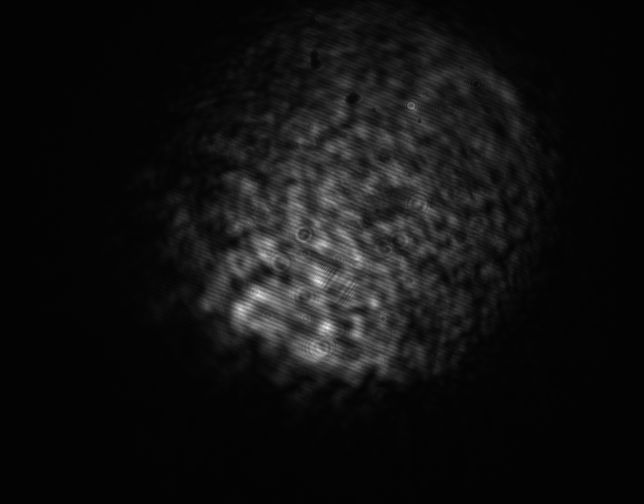
#> input picture examples/beam_profile/DeviceData_#001.png, 1288 x 1008 px (shown at 1/2 size)
$ jupyter execute --allow-errors 'R2 transition EQL testing trajectories.ipynb'   (shell and % lines are left out)
#> lines starting #> are read from the running program, lines starting #| are printed output that depends on the picture; after the words box and inside, x2 and y2 are one past the last pixel; in counts of white or black regions, pixels touching at a corner belong together
[cell 1]
from pathlib import Path
import pickle

import numpy as np
from scipy import constants as cst

import matplotlib.pyplot as plt
import tqdm

from centrex_tlf import states, hamiltonian, transitions, couplings, lindblad, utils
from centrex_tlf_julia_extension import lindblad_julia

[cell 2]
plt.rcParams.update({"font.size": 14})

[cell 3]
cwd = Path().cwd()

# Setting up the system

#> (a cell that did not finish here is left out)

#> (a cell that did not finish here is left out)

#> (a cell that did not finish here is left out)

#> (a cell that did not finish here is left out)

#> (a cell that did not finish here is left out)

[cell 9]
from copy import deepcopy

#> (the rest of this cell did not finish here and is left out)

#> (a cell that did not finish here is left out)

#> (a cell that did not finish here is left out)

## Detection Laser Beam Profile

[cell 12]
# Reading the file and extracting the data lines, skipping headers
file_path = "beam-profile.txt"
#> (the rest of this cell did not finish here and is left out)

### Read data from thorlabs beam profiler

[cell 13]
from PIL import Image
file_path = "beam_profile/DeviceData_#001.png"
# Open the image file
image = Image.open(file_path)
#> image is the input picture: PIL image 1288x1008 RGB; min 1, max 255, mean 16.9

# Convert the image to grayscale (optional, if you need a 2D array)
image = image.convert('L')
#> image: PIL image 1288x1008 L
# Convert the image to a NumPy array
image_array = np.array(image)
image_array = image_array[::-1, :]

# Plotting the 2D sensor data using a heatmap
plt.figure(figsize=(10, 8))
plt.imshow(image_array, cmap='viridis', origin='lower')
plt.colorbar(label='Thorlabs Beam Profiler')
plt.title('2D Plot of Sensor Data')
plt.xlabel('Pixel X Index')
plt.ylabel('Pixel Y Index')
plt.show()
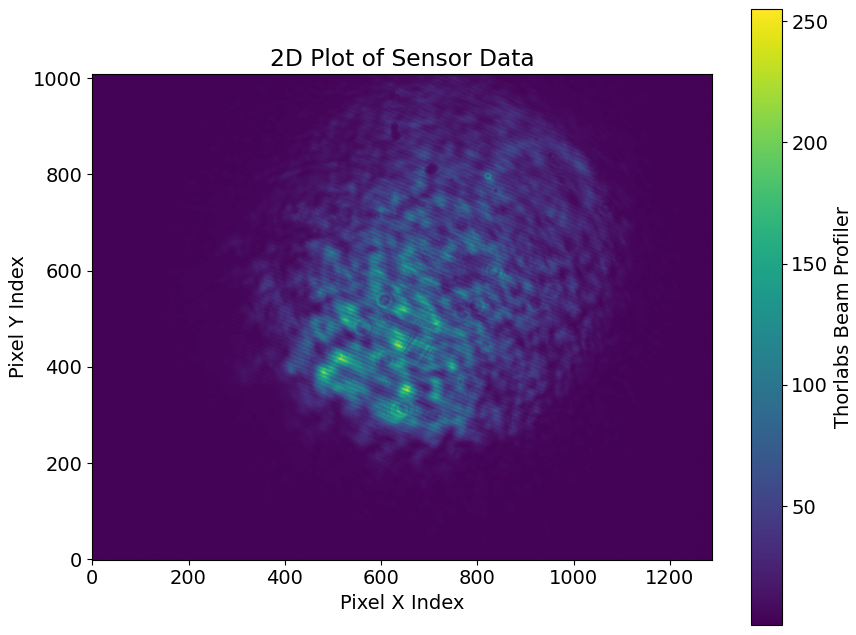
#> figure drawn by matplotlib, 2 panels

[cell 14]
import cv2
import numpy as np
from scipy.optimize import curve_fit
sensor_array = image_array
# Converting the array to uint8 format needed for OpenCV
image = (sensor_array).astype(np.uint8)

# Apply thresholding to create a binary mask of the non-zero data
_, thresholded = cv2.threshold(image, 60, 255, cv2.THRESH_BINARY)
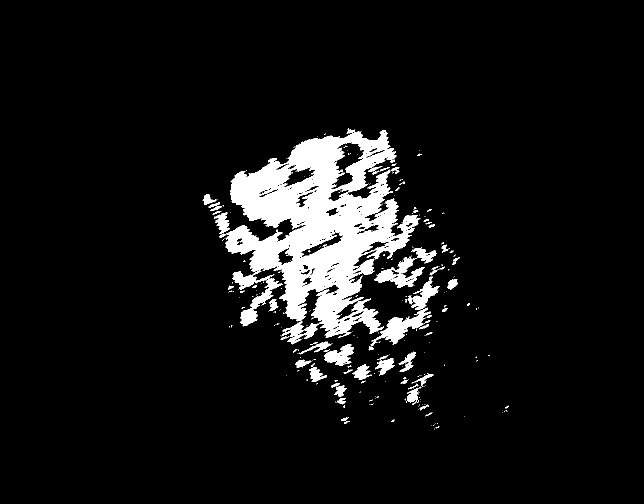
#> thresholded: shape (1008, 1288) (shown at 1/2 size); 7.4% white; 335 white regions (266 under 20 px)

# Find contours of the thresholded image to locate the non-zero areas
contours, _ = cv2.findContours(thresholded, cv2.RETR_EXTERNAL, cv2.CHAIN_APPROX_SIMPLE)
#> contours = 313 contours, 261 with area under 20; largest, box (x1, y1, x2, y2) and area: (451, 260, 841, 689) 83456, (465, 541, 565, 653) 2740, (743, 615, 862, 689) 2464, (749, 513, 849, 576) 2346, (815, 553, 879, 620) 1327

# Combine all contours into one to get a single enclosing circle
all_points = np.vstack(contours)
#> all_points = contour of 7554 points, box (x1, y1, x2, y2) (405, 256, 1018, 859), area 60430

# Find the minimum enclosing circle that covers all combined contours
(x, y), radius = cv2.minEnclosingCircle(all_points)
#> x = 711.5; y = 606.5; radius = 371.4
center = (int(x), int(y))
#> center = (711, 606)
radius = int(radius)
#> radius = 371

# Draw the enclosing circle on the original image
output_image = cv2.cvtColor(image, cv2.COLOR_GRAY2BGR)  # Convert to BGR for colored circle visualization
cv2.circle(output_image, center, radius, (0, 255, 0), 2)
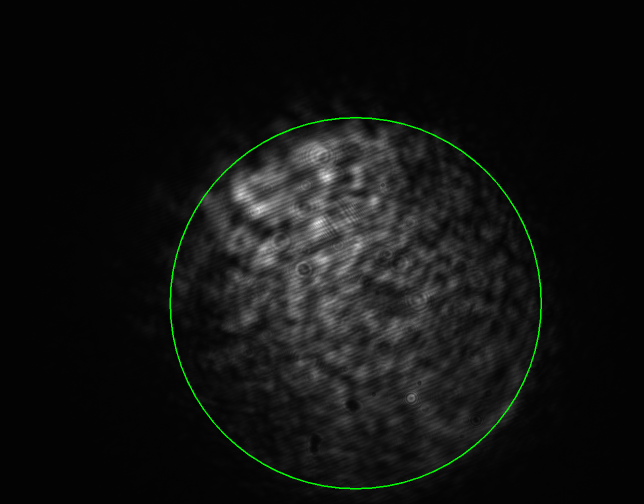
#> output_image: shape (1008, 1288, 3) (shown at 1/2 size); mean B, G, R 16.9, 18.2, 16.9

# Display the image with the single enclosing circle using matplotlib
plt.figure(figsize=(10, 8))
plt.imshow(output_image, cmap='gray', origin='lower')
plt.scatter(center[0], center[1], color='red', marker='x')  # Mark the center point
# Draw the circle using matplotlib's Circle object for clear visualization
circle = plt.Circle(center, radius, color='red', fill=False, linewidth=2, label=f'x={x} y={y} r={radius}')
plt.gca().add_patch(circle)
plt.legend()
plt.xlabel(f"Center: {center}, Radius: {radius}")
plt.title("Single Minimum Enclosing Circle Covering Non-Zero Data")
plt.xlabel('Pixel X Index')
plt.ylabel('Pixel Y Index')
plt.show()
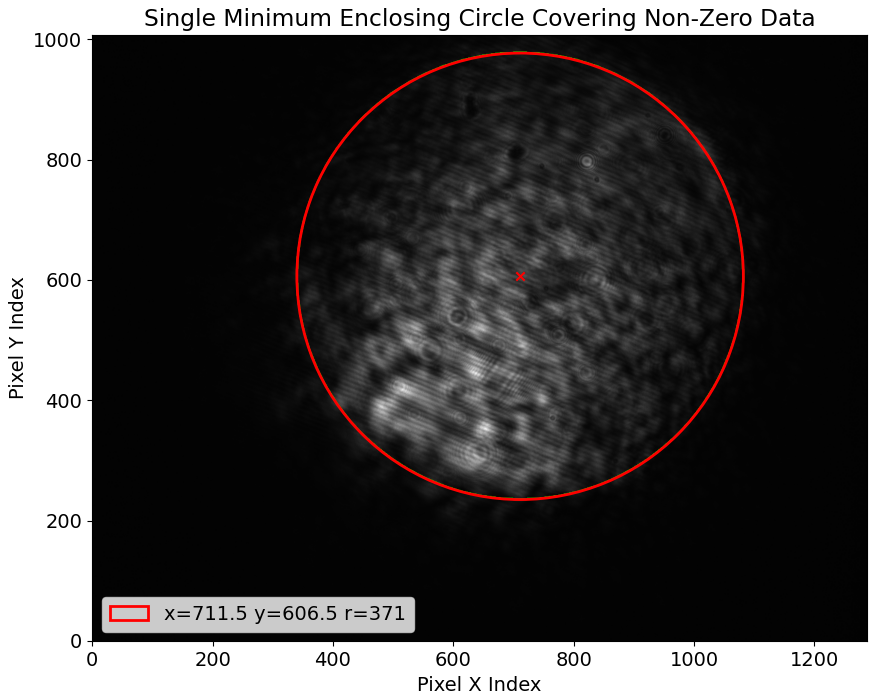
#> figure drawn by matplotlib, 1 panel

[cell 15]
from scipy.optimize import curve_fit

# Define a 2D Gaussian function
def gaussian_2d(xy, amplitude, xo, yo, sigma_x, sigma_y, offset):
    x, y = xy
    xo = float(xo)
    yo = float(yo)
    g = offset + amplitude * np.exp(-(((x - xo) ** 2) / (2 * sigma_x ** 2) + ((y - yo) ** 2) / (2 * sigma_y ** 2)))
    return g.ravel()

# Generate a grid of x, y coordinates
x = np.arange(sensor_array.shape[1])
#> x = 1288 values from 0 to 1287
y = np.arange(sensor_array.shape[0])
#> y = 1008 values from 0 to 1007
x, y = np.meshgrid(x, y)

# Create a mask to select data within the circle
mask = (x - center[0])**2 + (y - center[1])**2 <= radius**2
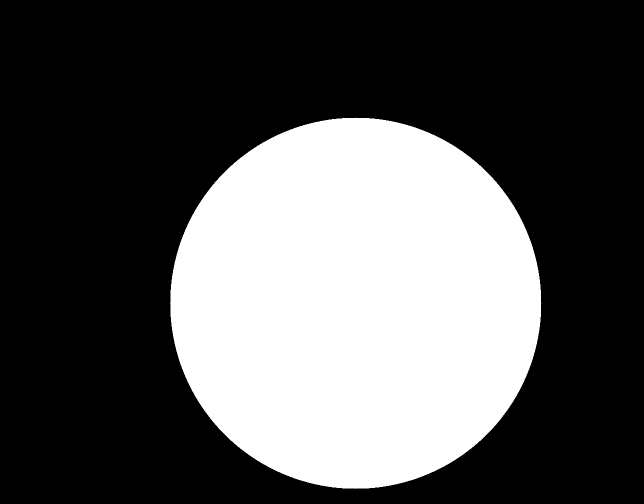
#> mask: shape (1008, 1288) bool (shown at 1/2 size); 33.3% white; 1 white region, box (x1, y1, x2, y2) and area: (340, 235, 1083, 978) 432381

# Apply the mask to extract the relevant data
x_data = x[mask]
y_data = y[mask]
z_data = sensor_array[mask]

# Initial guesses for the Gaussian parameters: amplitude, xo, yo, sigma_x, sigma_y, offset
initial_guess = (z_data.max(), center[0], center[1], radius / 2, radius / 2, z_data.min())
#> initial_guess = (255, 711, 606, 185.5, 185.5, 3)

# Fit the Gaussian model to the data
popt, _ = curve_fit(gaussian_2d, (x_data, y_data), z_data, p0=initial_guess)
#> popt = [79.06, 646.6, 468.3, 135.1, 174.5, 19.08]

# Extract the fitted parameters
amplitude, xo, yo, sigma_x, sigma_y, offset = popt
#> amplitude = 79.06; xo = 646.6; yo = 468.3; sigma_x = 135.1; sigma_y = 174.5; offset = 19.08

# Generate fitted data for visualization
z_fitted = gaussian_2d((x, y), *popt).reshape(sensor_array.shape)
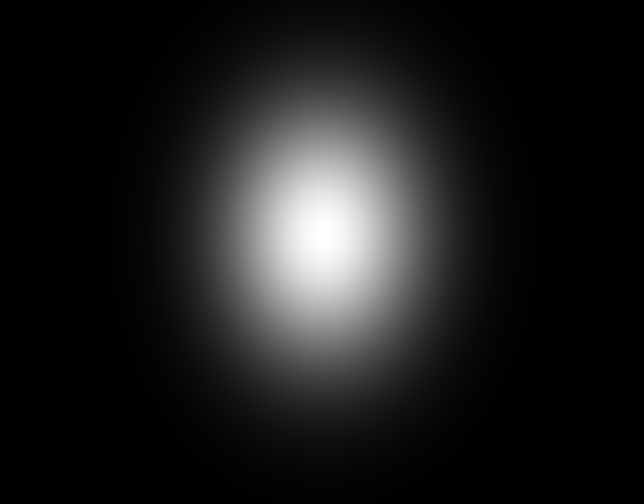
#> z_fitted: shape (1008, 1288) float64 (shown at 1/2 size); min 19.08, max 98.13, mean 28.1; drawn with min black and max white

# Plot the original data and the fitted Gaussian
plt.figure(figsize=(12, 6))

# Plot original data
plt.subplot(1, 2, 1)
plt.imshow(sensor_array, cmap='viridis', origin='lower')
plt.title('Original Sensor Data')
circle = plt.Circle(center, radius, color='red', fill=False, linewidth=2, label=f'x={x} y={y} r={radius}')
plt.gca().add_patch(circle)
plt.xlabel('Pixel X Index')
plt.ylabel('Pixel Y Index')
plt.colorbar()

# Plot fitted Gaussian
plt.subplot(1, 2, 2)
plt.imshow(z_fitted, cmap='viridis', origin='lower')
plt.title('Fitted 2D Gaussian')
plt.xlabel('Pixel X Index')
plt.ylabel('Pixel Y Index')
plt.colorbar()

plt.show()
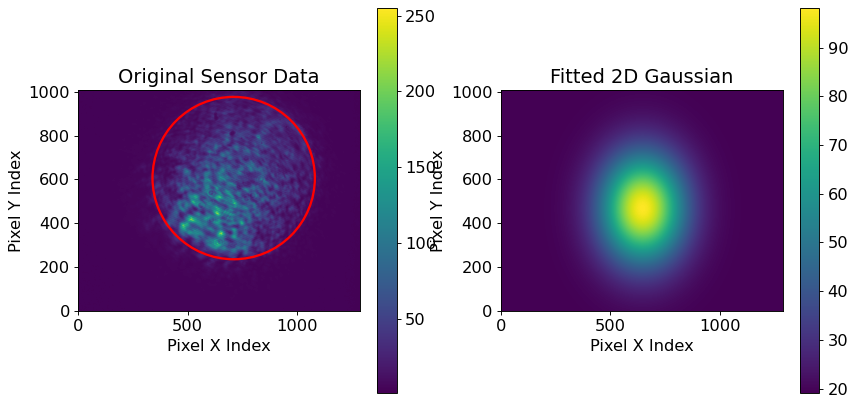
#> figure drawn by matplotlib, 4 panels

## Smooth Image

[cell 16]
import scipy.ndimage as ndimage
img = ndimage.gaussian_filter(sensor_array, sigma=(50, 50), order=0)
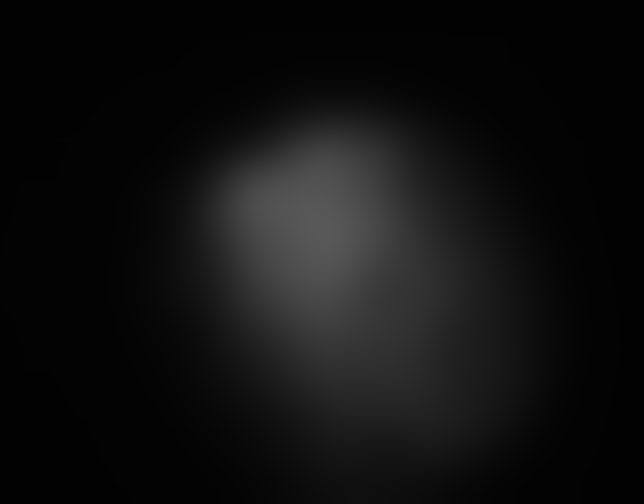
#> img: shape (1008, 1288) (shown at 1/2 size); min 2, max 88, mean 16
plt.imshow(img, interpolation='nearest', origin='lower')
plt.show()

[cell 17]
sensor_array.shape
#> Out = (1008, 1288)

[cell 18]
pixel_x_size, pixel_y_size = 8.77e-3/1360, 6.6e-3/1024

[cell 19]
from scipy.optimize import curve_fit

# Define a 2D Gaussian function
def gaussian_2d(xy, amplitude, xo, yo, sigma_x, sigma_y):
    x, y = xy
    xo = float(xo)
    yo = float(yo)
    g = amplitude * np.exp(-(((x - xo) ** 2) / (2 * sigma_x ** 2) + ((y - yo) ** 2) / (2 * sigma_y ** 2)))
    return g.ravel()

# Define the 2D Gaussian function with rotation
def gaussian_2d_rotated(coords, A, x0, y0, sigma_x, sigma_y, theta):
    x, y = coords
    a = np.cos(theta)**2 / (2*sigma_x**2) + np.sin(theta)**2 / (2*sigma_y**2)
    b = np.sin(2*theta) / (2*sigma_x**2) - np.sin(2*theta) / (2*sigma_y**2)
    c = np.sin(theta)**2 / (2*sigma_x**2) + np.cos(theta)**2 / (2*sigma_y**2)

    g = A * np.exp(- a*(x-x0)**2 - b*(x-x0)*(y-y0) - c*(y-y0)**2)
    return g.ravel()

# Initial guess for the Gaussian parameters
initial_guess = (80, 600, 400, 200, 200, 2)  # (A, x0, y0, sigma_x, sigma_y, theta)
# initial_guess = (20, 600, 600, 20, 20)  # (A, x0, y0, sigma_x, sigma_y)


# Generate a grid of x, y coordinates
x = np.arange(img.shape[1])
y = np.arange(img.shape[0])
x, y = np.meshgrid(x, y)

# Create a mask to select data within the circle
mask = (x - center[0])**2 + (y - center[1])**2 <= radius**2

# Apply the mask to extract the relevant data
x_data = x[mask]
y_data = y[mask]
z_data = img[mask]


# Fit the Gaussian model to the data
popt, pcov = curve_fit(gaussian_2d_rotated, (x_data, y_data), z_data, p0=initial_guess, bounds=([-np.inf, -np.inf, -np.inf, -np.inf, -np.inf, 0], [np.inf, np.inf, np.inf, np.inf, np.inf, 2*np.pi]))
#> popt = [81.68, 650.9, 482.3, 175.1, 278.3, 2.62]; pcov = [[0.000384, 0.0002, 0.000364, -0.000513, -0.00125, 1.43e-08], [0.0002, 0.00447, 0.00414, -0.00023, -0.00444, 6.98e-06], [0.000364, 0.00414, 0.00947, -0.000527, -0.00785, -5.28e-06], [-0.000513, -0.00023, -0.000527, 0.00233, 0.000595, 2.13e-07], [-0.00125, -0.00444, -0.00785, 0.000595, 0.0161, 4.38e-07], [1.43e-08, 6.98e-06, -5.28e-06, 2.13e-07, 4.38e-07, 2.42e-07]]
# popt, pcov = curve_fit(gaussian_2d, (x_data, y_data), z_data, p0=initial_guess)


# # Extract the fitted parameters
amplitude, xo, yo, sigma_x, sigma_y, theta = popt
#> amplitude = 81.68; xo = 650.9; yo = 482.3; sigma_x = 175.1; sigma_y = 278.3; theta = 2.62

# Generate fitted data for visualization
z_fitted = gaussian_2d_rotated((x, y), *popt).reshape(sensor_array.shape)
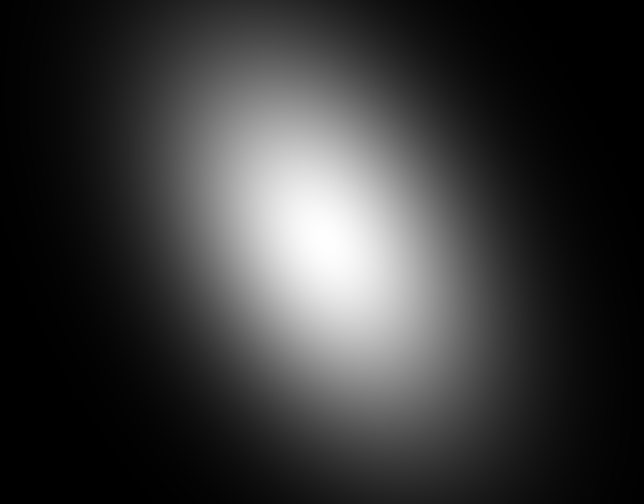
#> z_fitted: shape (1008, 1288) float64 (shown at 1/2 size); min 0.00108, max 81.68, mean 18.3; drawn with min black and max white

plot_circle = True
if plot_circle:
    # Plot fitted Gaussian
    fig, (ax1, ax2, ax3) = plt.subplots(1, 3, figsize=(25, 6))
    scatter1 = ax1.scatter(x_data, y_data, c=sensor_array[mask], vmin=0, vmax=90, cmap='viridis')
    ax1.set_title('Raw Sensor Data')
    ax2.set_xlabel('Pixel X Index')
    ax2.set_ylabel('Pixel Y Index')
    fig.colorbar(scatter1, ax=ax1, label='Sensor Value')

    scatter2 = ax2.scatter(x_data, y_data, c=z_data, cmap='viridis')
    ax2.set_title('Smoothened Sensor Data')
    ax2.set_xlabel('Pixel X Index')
    ax2.set_ylabel('Pixel Y Index')
    fig.colorbar(scatter2, ax=ax2, label='Sensor Value')

    scatter3 = ax3.scatter(x_data, y_data, c=z_fitted[mask], cmap='viridis')
    ax3.set_title('Fitted 2D Gaussian')
    ax3.set_xlabel('Pixel X Index')
    ax3.set_ylabel('Pixel Y Index')
    ax3.scatter(center[0], center[1], color='red', marker='o')
    ax3.scatter(popt[1], popt[2], color='black', marker='x', label=f'Fitted Center x={(xo-center[0])*pixel_x_size*1e3:.2f}mm y={(yo-center[1])*pixel_y_size*1e3:.2f}mm')
    ax3.plot(popt[1]+np.arange(-250,250,50)*np.sin(theta), popt[2]-np.arange(-250,250,50)*np.cos(theta), color='black', alpha=0.5, label=f'theta={int(theta*180/np.pi)}°')
    fig.colorbar(scatter3, ax=ax3, label='Sensor Value')
    ax3.legend()
else:
    fig, (ax1, ax2, ax3) = plt.subplots(1, 3, figsize=(23, 6))
    scatter1 = ax1.imshow(sensor_array, cmap='viridis')
    ax1.set_title('Raw Sensor Data')
    ax2.set_xlabel('Pixel X Index')
    ax2.set_ylabel('Pixel Y Index')
    fig.colorbar(scatter1, ax=ax1, label='Sensor Value')

    scatter2 = ax2.imshow(img, cmap='viridis')
    ax2.set_title('Smoothened Sensor Data')
    ax2.set_xlabel('Pixel X Index')
    ax2.set_ylabel('Pixel Y Index')
    fig.colorbar(scatter2, ax=ax2, label='Sensor Value')

    scatter3 = ax3.imshow(z_fitted, cmap='viridis')
    ax3.set_title('Fitted 2D Gaussian')
    ax3.set_xlabel('Pixel X Index')
    ax3.set_ylabel('Pixel Y Index')
    ax3.scatter(center[0], center[1], color='red', marker='o')
    ax3.scatter(popt[1], popt[2], color='black', marker='x', label=f'Fitted Center x={(xo-center[0])*pixel_x_size*1e3:.2f}mm y={(yo-center[1])*pixel_y_size*1e3:.2f}mm')
    ax3.plot(popt[1]+np.arange(-400,400,50)*np.sin(theta), popt[2]-np.arange(-400,400,50)*np.cos(theta), color='black', alpha=0.5, label=f'theta={int(theta*180/np.pi)}°')
    fig.colorbar(scatter3, ax=ax3, label='Sensor Value')
    ax3.legend()
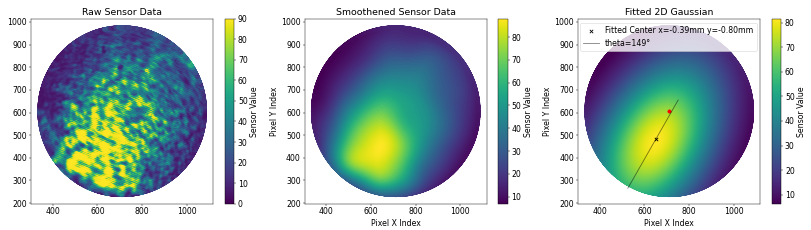
#> figure drawn by matplotlib, 6 panels; panel 3: curve peaks at x = 751, y = 655.4

[cell 20]
popt
#> Out = [81.68, 650.9, 482.3, 175.1, 278.3, 2.62]

[cell 21]
(yo-center[1])*pixel_y_size
#> Out = -0.000797

[cell 22]
sigma_x*pixel_x_size, sigma_y*pixel_y_size
#> Out = (0.00113, 0.00179)

$ run again, with examples/beam_profile/2025-4-10-det-beamshape_#001.bmp saved as examples/beam_profile/DeviceData_#001.png
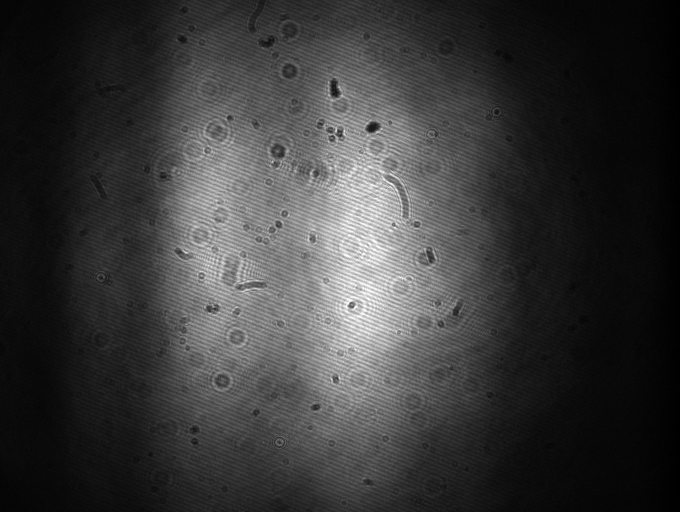
#> input picture examples/beam_profile/2025-4-10-det-beamshape_#001.bmp, 1360 x 1024 px (shown at 1/2 size)
#> image is the input picture: PIL image 1360x1024 RGB; min 0, max 255, mean 56.8
#> image: PIL image 1360x1024 L
#> `_, thresholded = cv2.threshold(image, 60, 255, cv2.THRESH_BINARY)`:
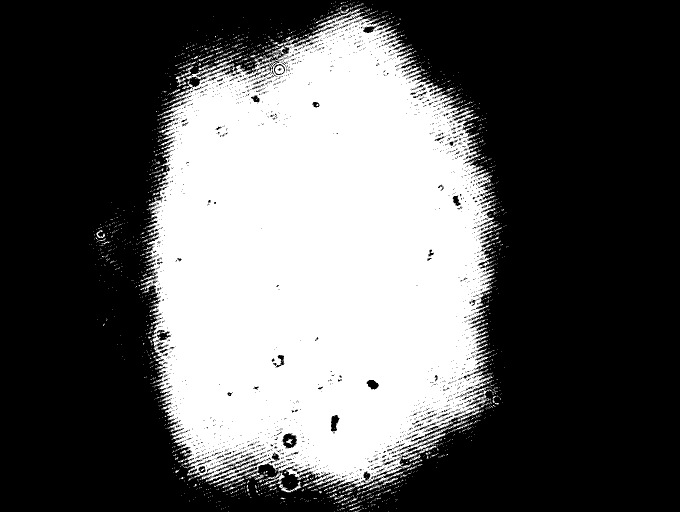
#> thresholded: shape (1024, 1360) (shown at 1/2 size); 36.5% white; 2035 white regions (1954 under 20 px)
#> contours = 1980 contours, 1947 with area under 20; largest, box (x1, y1, x2, y2) and area: (281, 17, 997, 983) 510872, (351, 132, 388, 174) 197, (558, 962, 603, 985) 188, (734, 955, 796, 982) 126, (193, 460, 210, 476) 65
#> all_points = contour of 17805 points, box (x1, y1, x2, y2) (179, 0, 1017, 1024), area 379261
#> `(x, y), radius = cv2.minEnclosingCircle(all_points)`: x = 603.5; y = 520.3; radius = 531.5
#> center = (603, 520)
#> `radius = int(radius)`: radius = 531
#> mask: shape (1024, 1360) bool; 63.1% white; 2 black regions, box (x1, y1, x2, y2) and area: (711, 0, 1360, 1024) 335622, (0, 0, 496, 1024) 178950
#> initial_guess = (255, 603, 520, 265.5, 265.5, 0)
#> `popt, _ = curve_fit(gaussian_2d, (x_data, y_data), z_data, p0=initial_..`: popt = [201.1, 637.7, 518.7, 273.7, 334.6, -18.87]
#> `amplitude, xo, yo, sigma_x, sigma_y, offset = popt`: amplitude = 201.1; xo = 637.7; yo = 518.7; sigma_x = 273.7; sigma_y = 334.6; offset = -18.87
#> `popt, pcov = curve_fit(gaussian_2d_rotated, (x_data, y_data), z_data, ..`: popt = [178.9, 640, 518.2, 310.5, 249.4, 1.66]; pcov = [[0.00122, -4.9e-05, -6.79e-07, -0.00152, -0.000957, 2.14e-08], [-4.9e-05, 0.00223, -0.000137, 7.61e-05, 0.000139, 3.29e-07], [-6.79e-07, -0.000137, 0.00377, 4e-06, 4.63e-07, -1.61e-06], [-0.00152, 7.61e-05, 4e-06, 0.00589, 0.000247, -1.41e-07], [-0.000957, 0.000139, 4.63e-07, 0.000247, 0.00269, 3.16e-08], [2.14e-08, 3.29e-07, -1.61e-06, -1.41e-07, 3.16e-08, 4.79e-07]]
#> `amplitude, xo, yo, sigma_x, sigma_y, theta = popt`: amplitude = 178.9; xo = 640; yo = 518.2; sigma_x = 310.5; sigma_y = 249.4; theta = 1.66
#> `z_fitted = gaussian_2d_rotated((x, y), *popt).reshape(sensor_array.sha..`:
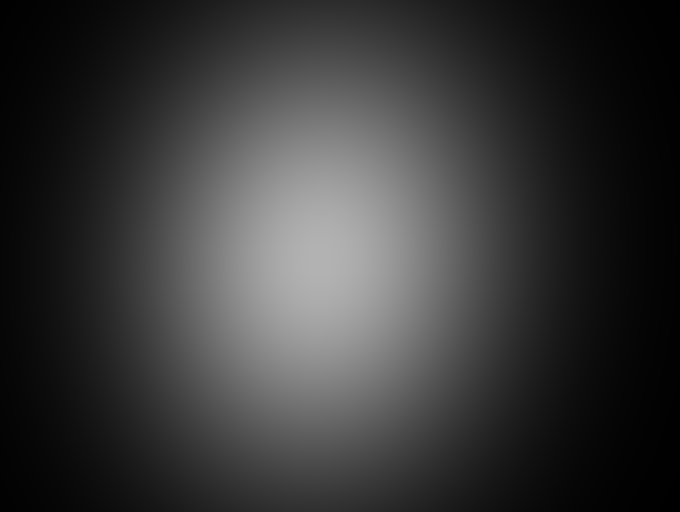
#> z_fitted: shape (1024, 1360) float64 (shown at 1/2 size); min 0.627, max 178.9, mean 55.9
#> `popt`: Out = [178.9, 640, 518.2, 310.5, 249.4, 1.66]
#> `(yo-center[1])*pixel_y_size`: Out = -1.16e-05
#> `sigma_x*pixel_x_size, sigma_y*pixel_y_size`: Out = (0.002, 0.00161)
